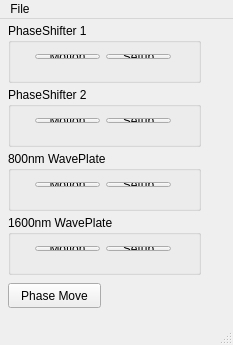
<?xml version="1.0" encoding="UTF-8"?>
<ui version="4.0">
 <class>MainWindow</class>
 <widget class="QMainWindow" name="MainWindow">
  <property name="geometry">
   <rect>
    <x>0</x>
    <y>0</y>
    <width>233</width>
    <height>345</height>
   </rect>
  </property>
  <property name="windowTitle">
   <string>Motor</string>
  </property>
  <property name="toolTip">
   <string>Motor Control</string>
  </property>
  <widget class="QWidget" name="centralWidget">
   <widget class="QGroupBox" name="groupBox">
    <property name="geometry">
     <rect>
      <x>8</x>
      <y>4</y>
      <width>193</width>
      <height>60</height>
     </rect>
    </property>
    <property name="title">
     <string>PhaseShifter 1</string>
    </property>
    <widget class="QWidget" name="layoutWidget">
     <property name="geometry">
      <rect>
       <x>16</x>
       <y>20</y>
       <width>158</width>
       <height>27</height>
      </rect>
     </property>
     <layout class="QHBoxLayout" name="horizontalLayout">
      <item>
       <widget class="GuiPushButtonPlugin" name="GuiPushButtonMotor">
        <property name="text">
         <string>Motion</string>
        </property>
        <property name="guiFile" stdset="0">
         <string>motordialog.ui</string>
        </property>
        <property name="variableSubstitutions" stdset="0">
         <string>M=m1</string>
        </property>
       </widget>
      </item>
      <item>
       <widget class="GuiPushButtonPlugin" name="guipushbuttonplugin">
        <property name="text">
         <string>Setup</string>
        </property>
        <property name="guiFile" stdset="0">
         <string>setupdialog.ui</string>
        </property>
        <property name="variableSubstitutions" stdset="0">
         <string>M=m1</string>
        </property>
       </widget>
      </item>
     </layout>
    </widget>
   </widget>
   <widget class="QGroupBox" name="groupBox_2">
    <property name="geometry">
     <rect>
      <x>8</x>
      <y>68</y>
      <width>193</width>
      <height>60</height>
     </rect>
    </property>
    <property name="title">
     <string>PhaseShifter 2</string>
    </property>
    <widget class="QWidget" name="layoutWidget">
     <property name="geometry">
      <rect>
       <x>16</x>
       <y>20</y>
       <width>158</width>
       <height>27</height>
      </rect>
     </property>
     <layout class="QHBoxLayout" name="horizontalLayout_2">
      <item>
       <widget class="GuiPushButtonPlugin" name="GuiPushButtonMotor_2">
        <property name="text">
         <string>Motion</string>
        </property>
        <property name="guiFile" stdset="0">
         <string>motordialog.ui</string>
        </property>
        <property name="variableSubstitutions" stdset="0">
         <string>M=m2</string>
        </property>
       </widget>
      </item>
      <item>
       <widget class="GuiPushButtonPlugin" name="guipushbuttonplugin_2">
        <property name="text">
         <string>Setup</string>
        </property>
        <property name="guiFile" stdset="0">
         <string>setupdialog.ui</string>
        </property>
        <property name="variableSubstitutions" stdset="0">
         <string>M=m2</string>
        </property>
       </widget>
      </item>
     </layout>
    </widget>
   </widget>
   <widget class="GuiPushButtonPlugin" name="guipushbuttonplugin_3">
    <property name="geometry">
     <rect>
      <x>8</x>
      <y>264</y>
      <width>93</width>
      <height>25</height>
     </rect>
    </property>
    <property name="text">
     <string>Phase Move</string>
    </property>
    <property name="guiFile" stdset="0">
     <string>phasedialog.ui</string>
    </property>
    <property name="variableSubstitutions" stdset="0">
     <string/>
    </property>
   </widget>
   <widget class="QGroupBox" name="groupBox_3">
    <property name="geometry">
     <rect>
      <x>8</x>
      <y>132</y>
      <width>193</width>
      <height>60</height>
     </rect>
    </property>
    <property name="title">
     <string>800nm WavePlate</string>
    </property>
    <widget class="QWidget" name="layoutWidget_2">
     <property name="geometry">
      <rect>
       <x>16</x>
       <y>20</y>
       <width>158</width>
       <height>27</height>
      </rect>
     </property>
     <layout class="QHBoxLayout" name="horizontalLayout_3">
      <item>
       <widget class="GuiPushButtonPlugin" name="GuiPushButtonMotor_3">
        <property name="text">
         <string>Motion</string>
        </property>
        <property name="guiFile" stdset="0">
         <string>motordialog.ui</string>
        </property>
        <property name="variableSubstitutions" stdset="0">
         <string>M=m3</string>
        </property>
       </widget>
      </item>
      <item>
       <widget class="GuiPushButtonPlugin" name="guipushbuttonplugin_4">
        <property name="text">
         <string>Setup</string>
        </property>
        <property name="guiFile" stdset="0">
         <string>setupdialog.ui</string>
        </property>
        <property name="variableSubstitutions" stdset="0">
         <string>M=m3</string>
        </property>
       </widget>
      </item>
     </layout>
    </widget>
   </widget>
   <widget class="QGroupBox" name="groupBox_4">
    <property name="geometry">
     <rect>
      <x>8</x>
      <y>196</y>
      <width>193</width>
      <height>60</height>
     </rect>
    </property>
    <property name="title">
     <string>1600nm WavePlate</string>
    </property>
    <widget class="QWidget" name="layoutWidget_3">
     <property name="geometry">
      <rect>
       <x>16</x>
       <y>20</y>
       <width>158</width>
       <height>27</height>
      </rect>
     </property>
     <layout class="QHBoxLayout" name="horizontalLayout_4">
      <item>
       <widget class="GuiPushButtonPlugin" name="GuiPushButtonMotor_4">
        <property name="text">
         <string>Motion</string>
        </property>
        <property name="guiFile" stdset="0">
         <string>motordialog.ui</string>
        </property>
        <property name="variableSubstitutions" stdset="0">
         <string>M=m4</string>
        </property>
       </widget>
      </item>
      <item>
       <widget class="GuiPushButtonPlugin" name="guipushbuttonplugin_5">
        <property name="text">
         <string>Setup</string>
        </property>
        <property name="guiFile" stdset="0">
         <string>setupdialog.ui</string>
        </property>
        <property name="variableSubstitutions" stdset="0">
         <string>M=m4</string>
        </property>
       </widget>
      </item>
     </layout>
    </widget>
   </widget>
  </widget>
  <widget class="QMenuBar" name="menuBar">
   <property name="geometry">
    <rect>
     <x>0</x>
     <y>0</y>
     <width>233</width>
     <height>20</height>
    </rect>
   </property>
   <widget class="QMenu" name="menuFile">
    <property name="title">
     <string>File</string>
    </property>
    <addaction name="separator"/>
    <addaction name="actionQuit"/>
   </widget>
   <addaction name="menuFile"/>
  </widget>
  <widget class="QStatusBar" name="statusBar"/>
  <action name="actionQuit">
   <property name="text">
    <string>Quit</string>
   </property>
  </action>
 </widget>
 <layoutdefault spacing="6" margin="11"/>
 <customwidgets>
  <customwidget>
   <class>GuiPushButtonPlugin</class>
   <extends>QPushButton</extends>
   <header>GuiPushButtonPlugin.h</header>
  </customwidget>
 </customwidgets>
 <resources/>
 <connections/>
</ui>
